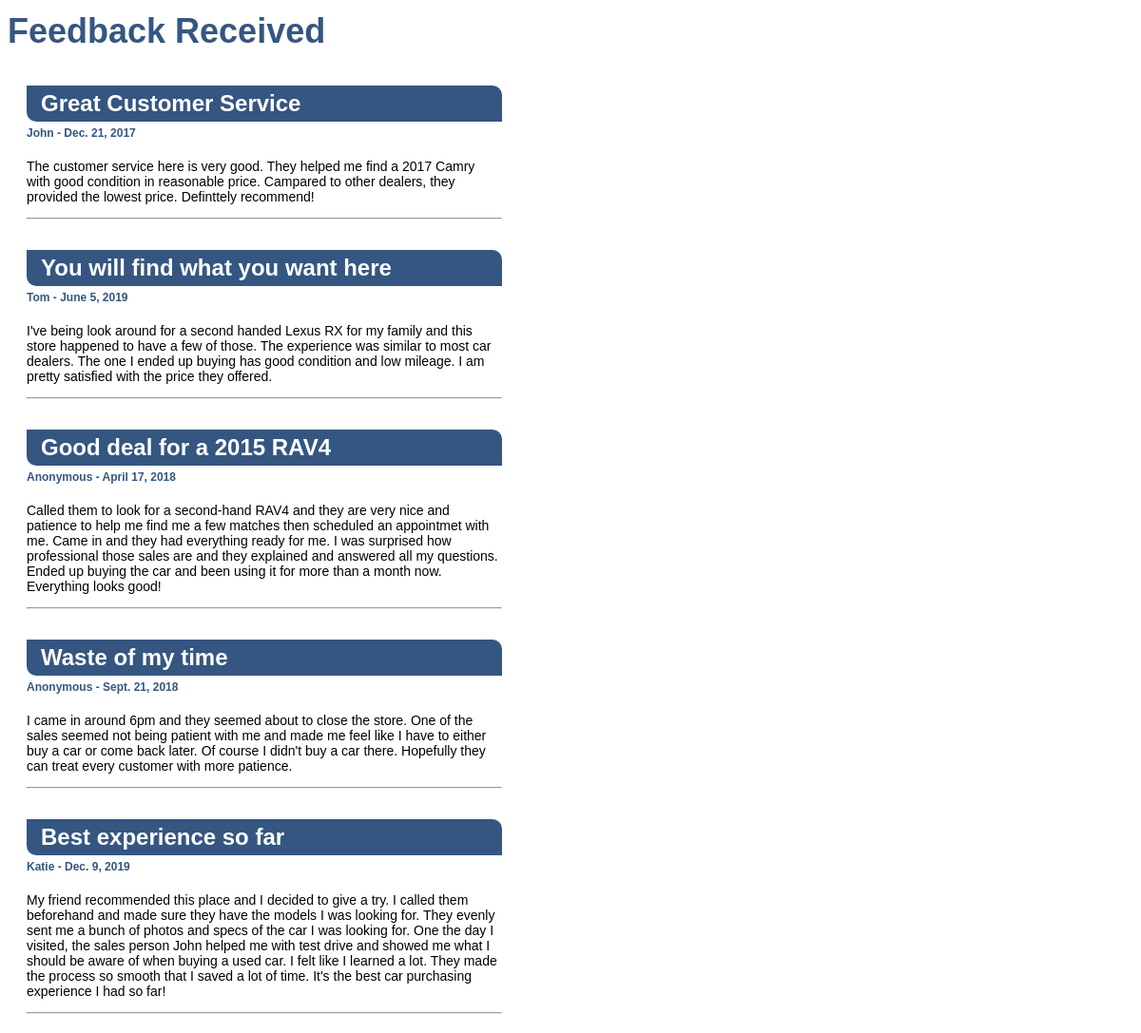
The page / on the database its author committed.
### feedback/models.py (models this page shows)
class Feedback(models.Model):
    created = models.DateTimeField(auto_now_add=True)
    title = models.CharField(max_length=100, blank=True, default='')
    name = models.CharField(max_length=100, blank=True, default='')
    date = models.DateField()
    feedback = models.CharField(max_length=1000, blank=True, default='')

### feedback/views.py (the view)
# urls.py: path('', views.feedback_index),
def feedback_index(request):
    feedback = Feedback.objects.all()
    context = { 'feedback': feedback }
    return render(request, 'feedback_index.html', context)

### feedback/templates/feedback_index.html (shortened to what this page needs)
<html>
	<head>
	</head>
<body>
<h1>Feedback Received</h1>
{% for comment in feedback %}
<div >
	<h4>{{comment.title}}</h4>
	<h5>{{comment.name}} - {{comment.date}}</h5>
	<p>{{comment.feedback}}</p>
	<hr/>
</div>
{% endfor %}
</body>
</html>

### feedback/templates/feedback_index.html (style rules this page uses)
body { font-family: sans-serif; }
h1 { font-size: 36px; line-height: 50px; color: #355681; margin-bottom: 10px; }
div { margin: 20px; width: 500px; }
h4 { font-size: 24px; background: #355681; color: white; padding: 5px 15px; border-radius: 0 10px 0 10px; margin-bottom: 0; }
h5 { margin-top: 5px; font-size: 12px; color: #355681; }
p { font-size: 14px; }

### rows shown on the page
Feedback: title "Great Customer Service", name "John", date "Dec. 21, 2017", feedback "The customer service here is very good. They helped me find a 2017 Camry with good condition in reasonable price. Campared to other dealers, they provided the lowest price. Definttely recommend!"
Feedback: title "You will find what you want here", name "Tom", date "June 5, 2019", feedback "I've being look around for a second handed Lexus RX for my family and this store happened to have a few of those. The experience was similar to most car dealers. The one I ended up buying has good condition and low mileage. I am pretty satisfied with the price they offered."
Feedback: title "Good deal for a 2015 RAV4", name "Anonymous", date "April 17, 2018", feedback "Called them to look for a second-hand RAV4 and they are very nice and patience to help me find me a few matches then scheduled an appointmet with me. Came in and they had everything ready for me. I was surprised how professional those sales are and they explained and answered all my questions. Ended up buying the car and been using it for more than a month now. Everything looks good!"
Feedback: title "Waste of my time", name "Anonymous", date "Sept. 21, 2018", feedback "I came in around 6pm and they seemed about to close the store. One of the sales seemed not being patient with me and made me feel like I have to either buy a car or come back later. Of course I didn't buy a car there. Hopefully they can treat every customer with more patience."
Feedback: title "Best experience so far", name "Katie", date "Dec. 9, 2019", feedback "My friend recommended this place and I decided to give a try. I called them beforehand and made sure they have the models I was looking for. They evenly sent me a bunch of photos and specs of the car I was looking for. One the day I visited, the sales person John helped me with test drive and showed me what I should be aware of when buying a used car. I felt like I learned a lot. They made the process so smooth that I saved a lot of time. It's the best car purchasing experience I had so far!"
